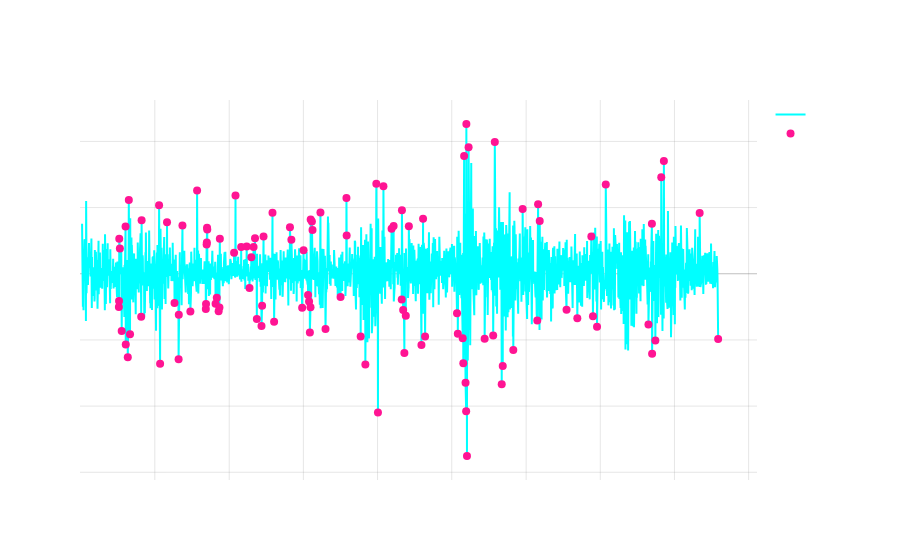

The cell this chart's notebook holds for it:
### Code cell
# Detect outlier using IQR

outlier.visualize_outliers_plotly(train_set, "close_log_return", method=outlier.detect_outliers_iqr, k=1.5, window_size = 30)
